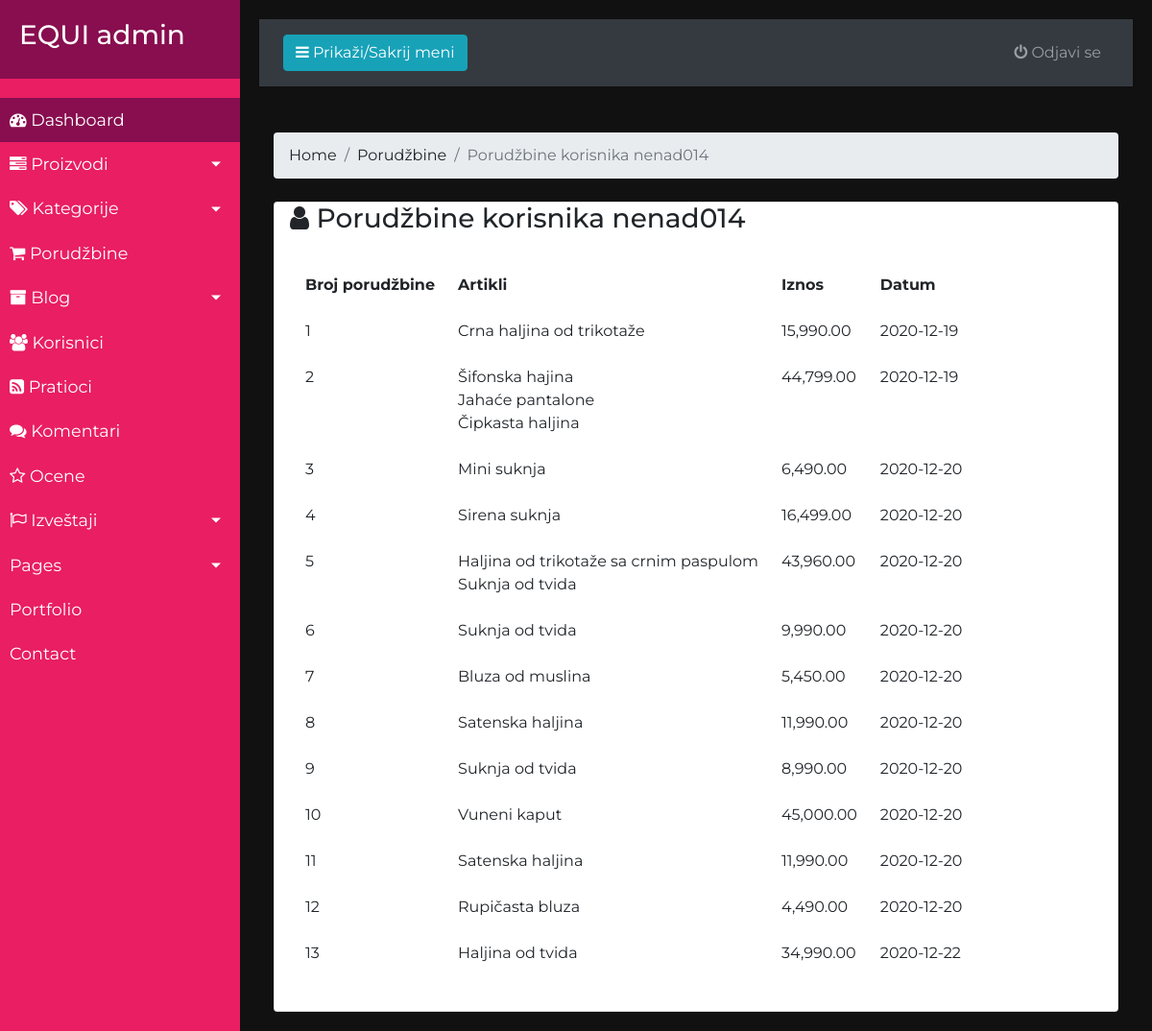
The page /admin/user-orders.php?user_id=1 (signed in) on the database its author committed.
### tables this page shows
CREATE TABLE `user` (
  `user_id` int(10) NOT NULL,
  `name` varchar(50) NOT NULL,
  `email` varchar(50) NOT NULL,
  `password` varchar(256) NOT NULL,
  `fname` varchar(50) DEFAULT NULL,
  `lname` varchar(50) DEFAULT NULL,
  `phone` varchar(50) DEFAULT NULL,
  `address` varchar(50) DEFAULT NULL,
  `delivery_address` varchar(50) DEFAULT NULL,
  `created` datetime NOT NULL DEFAULT current_timestamp()
);

CREATE TABLE `orders` (
  `order_id` int(10) NOT NULL,
  `user_id` int(10) NOT NULL,
  `invoice_no` varchar(50) NOT NULL,
  `fname` varchar(50) DEFAULT NULL,
  `lname` varchar(50) DEFAULT NULL,
  `email` varchar(50) DEFAULT NULL,
  `phone` varchar(50) DEFAULT NULL,
  `address` varchar(200) DEFAULT NULL,
  `delivery_address` varchar(200) DEFAULT NULL,
  `payment` varchar(50) NOT NULL,
  `item_id` varchar(50) NOT NULL,
  `products` text NOT NULL,
  `size` varchar(50) NOT NULL,
  `color` varchar(50) NOT NULL,
  `quantity` varchar(50) NOT NULL,
  `grand_total` varchar(50) NOT NULL,
  `created` date DEFAULT NULL
);

### bootstrap.php (called while the page is built, shortened)
<?php
require_once 'class/User.class.php';
require_once 'class/Order.class.php';
$db = new Connection();
$conn = $db->connection();
$user = new User($conn);
$order = new Order($conn);

### class/User.class.php (called while the page is built, shortened)
<?php
class User {
    private $conn;
    public function __construct($conn)
    {
        $this->conn = $conn;
    }
    public function show($id) {
        $sql = "SELECT * FROM user WHERE user_id = ?";
        $query = $this->conn->prepare($sql);
        $query->execute([$id]);
        $result = $query->fetch(PDO::FETCH_OBJ);
        return $result;
    }
}

### class/Order.class.php (called while the page is built, shortened)
<?php
class Order {
    private $conn;
    public function __construct($conn)
    {
        $this->conn = $conn;
    }
    public function getByUser($id) {
        $sql = "SELECT * FROM orders WHERE user_id = ?";
        $query = $this->conn->prepare($sql);
        $query->execute([$id]);
        $results = $query->fetchAll(PDO::FETCH_OBJ);
        return $results;
    }
}

### admin/user-orders.php (the view)
<?php require_once 'inc/top.inc.php'; ?>
<?php
    if(isset($_SESSION['admin'])) {
        if(isset($_GET['user_id'])) {
            $korisnik = $user->show($_GET['user_id']);
            $orders = $order->getByUser($_GET['user_id']);
        }
    } else {
        header('Location: index.php');
    }
?>
<?php require_once 'inc/sidebar.inc.php'; ?>
<div id="content">
<?php require_once 'inc/navbar.inc.php'; ?>
        <div class="container-fluid">
            <div class="row">
                        <div class="col-lg-12 col-md-12 py-2">
                            <nav aria-label="breadcrumb">
                                <ol class="breadcrumb">
                                    <li class="breadcrumb-item"><a href="dash.php">Home</a></li>
                                    <li class="breadcrumb-item"><a href="orders.php">Porudžbine</a></li>
                                    <li class="breadcrumb-item active" aria-current="page">Porudžbine korisnika <?php echo $korisnik->name; ?></li>
                                </ol>
                            </nav>
                        </div>
                    </div>
                    <div class="row">
                        <div class="col-lg-12 col-md-12">
                            <div class="card">
                                <div class="card-top px-3">
                                    <h3>
                                        <i class="fa fa-user"></i> Porudžbine korisnika <?php echo $korisnik->name; ?>
                                    </h3>
                                </div>
                                <div class="card-body">
                                    <table class="table table-responsive table-borderless">
                                        <thead>
                                            <tr>
                                                <th>Broj porudžbine</th>
                                                <th>Artikli</th>
                                                <th>Iznos</th>
                                                <th>Datum</th>
                                            </tr>
                                        </thead>
                                        <tbody>
                                            <?php foreach($orders as $single) : ?>
                                                <tr>
                                                    <td><?php echo $single->order_id; ?></td>
                                                    <?php
                                                    $porudzbina = $single->products;
                                                    $values = explode(",", $porudzbina, -1);
                                                    ?>
                                                    <td>
                                                    <?php
                                                    foreach($values as $val) :
                                                    ?>
                                                    <?php echo $val . "<br>"; ?>
                                                    <?php endforeach; ?>
                                                    </td>
                                                    <td><?php echo $single->grand_total; ?></td>
                                                    <td><?php echo $single->created; ?></td>
                                                </tr>
                                            <?php endforeach; ?>
                                        </tbody>
                                    </table>
                                </div>
                            </div>
                        </div>
                    </div>
        </div>
    </div>
<?php require_once 'inc/bottom.inc.php'; ?>

### admin/assets/style2.css (style rules this page uses)
html, body { margin: 0; padding: 0; list-style: none; text-decoration: none; box-sizing: border-box; font-family: 'Montserrat', sans-serif; height: 100%; background-color: #111111; }
a, a:hover, a:focus { color: inherit; text-decoration: none; transition: all 0.3s; }
#content { width: 100%; padding: 20px; min-height: 100vh; transition: all 0.3s; }

### rows shown on the page
user: name "nenad014"
orders: order_id "1", products "Crna haljina od trikotaže", grand_total "15,990.00", created "2020-12-19"
orders: order_id "2", products "Šifonska hajina", products "Jahaće pantalone", products "Čipkasta haljina", grand_total "44,799.00", created "2020-12-19"
orders: order_id "3", products "Mini suknja", grand_total "6,490.00", created "2020-12-20"
orders: order_id "4", products "Sirena suknja", grand_total "16,499.00", created "2020-12-20"
orders: order_id "5", products "Haljina od trikotaže sa crnim paspulom", products "Suknja od tvida", grand_total "43,960.00", created "2020-12-20"
orders: order_id "6", products "Suknja od tvida", grand_total "9,990.00", created "2020-12-20"
orders: order_id "7", products "Bluza od muslina", grand_total "5,450.00", created "2020-12-20"
orders: order_id "8", products "Satenska haljina", grand_total "11,990.00", created "2020-12-20"
orders: order_id "9", products "Suknja od tvida", grand_total "8,990.00", created "2020-12-20"
orders: order_id "10", products "Vuneni kaput", grand_total "45,000.00", created "2020-12-20"
orders: order_id "11", products "Satenska haljina", grand_total "11,990.00", created "2020-12-20"
orders: order_id "12", products "Rupičasta bluza", grand_total "4,490.00", created "2020-12-20"
orders: order_id "13", products "Haljina od tvida", grand_total "34,990.00", created "2020-12-22"
